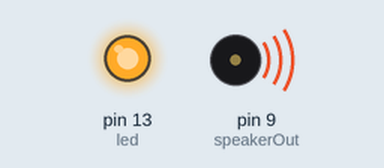
Simulated run of this sketch. Board: Arduino Uno, built with avr-gcc and run on an emulated ATmega328P. Parts: output pins drawn as LEDs (lit = HIGH), buzzer (waves = sounding). Pins used as bus, display or sensor lines are not drawn.

Above: at 0.7 s.
At 16.05 s:
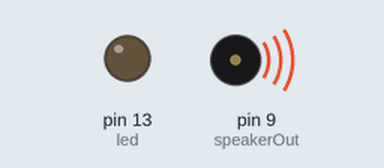
At 36.7 s:
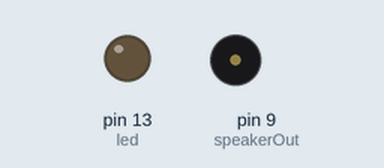
Timing chart, 0 to 37.3 s (numbered marks = the images above):
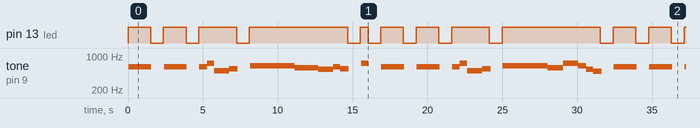

Measured:
- by itself, tone on pin 9 (speakerOut): plays 595 Hz for 1.5 s, 595 Hz for 1.5 s, 595 Hz for 0.52 s, 709 Hz for 0.48 s, 500 Hz for 1.0 s, 552 Hz for 0.56 s … (97 notes in this stretch)
- by itself, pin 13 (led): repeats every 32.4 s: LOW 0.85 s, HIGH 1.5 s, LOW 0.85 s, HIGH 2.5 s, LOW 0.85 s, HIGH 6.6 s, LOW 0.85 s, HIGH 0.51 s, 2 × (LOW 0.85 s, HIGH 1.5 s), LOW 0.85 s, HIGH 2.5 s, LOW 0.85 s, HIGH 6.6 s, LOW 0.85 s, HIGH 1.5 s

The sketch:

JINGLE_BELLL.ino
```cpp
// TONES  ========================================== // Start by defining the relationship between
//       note, period, &  frequency.
#define  C     2100
#define  D     1870
#define  E     1670
#define  f     1580    // Does not seem to like capital F
#define  G     1400
// Define a special note, 'R', to represent a rest
#define  R     0
// SETUP ============================================
// Set up speaker on a PWM pin (digital 9, 10 or 11)
int speakerOut = 9;
int led = 13;
// Do we want debugging on serial out? 1 for yes, 0 for no
int DEBUG = 1;
void setup() {
   pinMode(speakerOut, OUTPUT);
   pinMode(led, OUTPUT);
   if (DEBUG) {
     Serial.begin(9600); // Set serial out if we want debugging
   }
}
// MELODY and TIMING  =======================================
//  melody[] is an array of notes, accompanied by beats[],
//  which sets each note's relative length (higher #, longer note)
int melody[] = {E, E, E,R,
E, E, E,R,
E, G, C, D, E, R,
f, f, f,f, f, E, E,E, E, D ,D,E, D, R, G ,R,
E, E, E,R,
E, E, E,R,
E, G, C, D, E, R,
f, f, f,f, f, E, E, E,  G,G, f, D, C,R };
int MAX_COUNT = sizeof(melody) / 2; // Melody length, for looping.
// Set overall tempo
long tempo = 10000;
// Set length of pause between notes
int pause = 1000;
// Loop variable to increase Rest length
int rest_count = 100; //<-BLETCHEROUS HACK; See NOTES
// Initialize core variables
int tone_ = 0;
int beat = 0;
long duration  = 0;
// PLAY TONE  ==============================================
// Pulse the speaker to play a tone for a particular duration
void playTone() {
   long elapsed_time = 0;
   if (tone_ > 0) { // if this isn't a Rest beat, while the tone has
     //  played less long than 'duration', pulse speaker HIGH and LOW
     digitalWrite(led, HIGH);
     while (elapsed_time < duration) {
       digitalWrite(speakerOut,HIGH);
       delayMicroseconds(tone_ / 2);
       // DOWN
       digitalWrite(speakerOut, LOW);
       delayMicroseconds(tone_ / 2);
       // Keep track of how long we pulsed
       elapsed_time += (tone_);
     }
   digitalWrite(led, LOW);
   }
   else { // Rest beat; loop times delay
     for (int j = 0; j < rest_count; j++) { // See NOTE on rest_count
       delayMicroseconds(duration);
     }
   }
}
// LET THE WILD RUMPUS BEGIN =============================
void loop() {
  for (int i=0; i<MAX_COUNT; i++) {
    tone_ = melody[i];
    beat = 50;

    duration = beat * tempo; // Set up timing

    playTone();
    // A pause between notes...
    delayMicroseconds(pause);
  }
}
```
